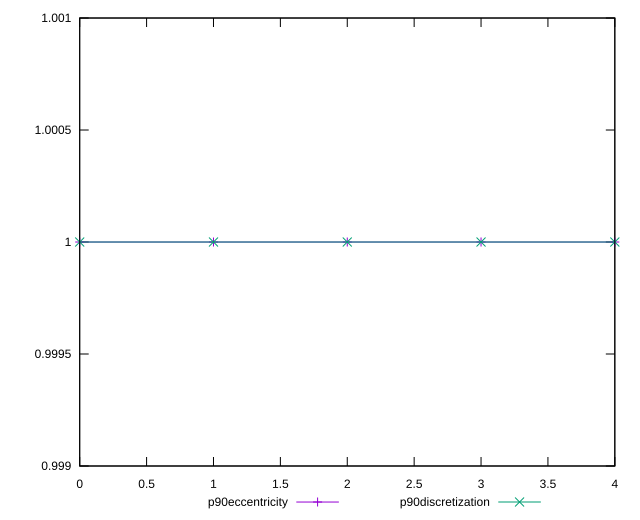

The script that saved this image:
reset

$p90Eccentricity <<EOF
0 0.9999999999999999
1 1
2 1
3 1.000000000000001
4 0.9999999999999999
EOF

$p90Discretization <<EOF
0 1
1 1
2 1
3 1
4 1
EOF

set key outside below
set xrange [0:4]
set yrange [0.9989999999999999:1.001000000000001]
set trange [0.9989999999999999:1.001000000000001]
set terminal svg size 640, 520 enhanced background rgb 'white'
set output "report_00013_2021-02-09T12-04-24.940Z/meta/pScore/progression/eccentricity.svg"

plot $p90Eccentricity title "p90eccentricity" with linespoints, \
     $p90Discretization title "p90discretization" with linespoints

reset
